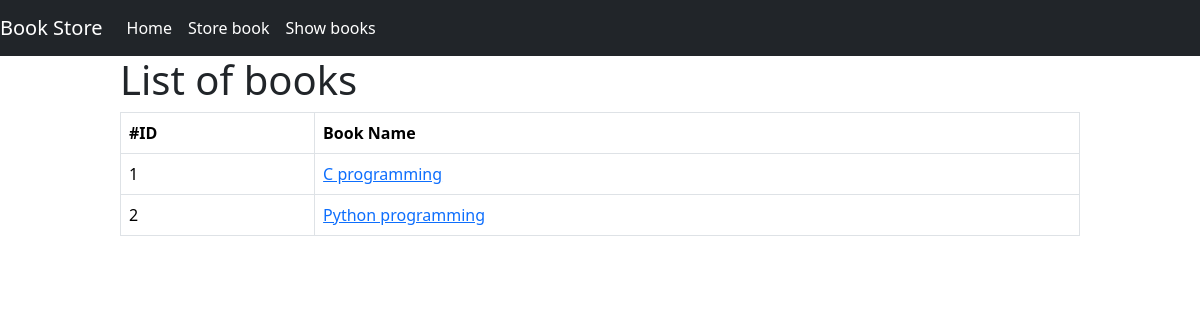
The page /show_books/ on the database as committed earlier.
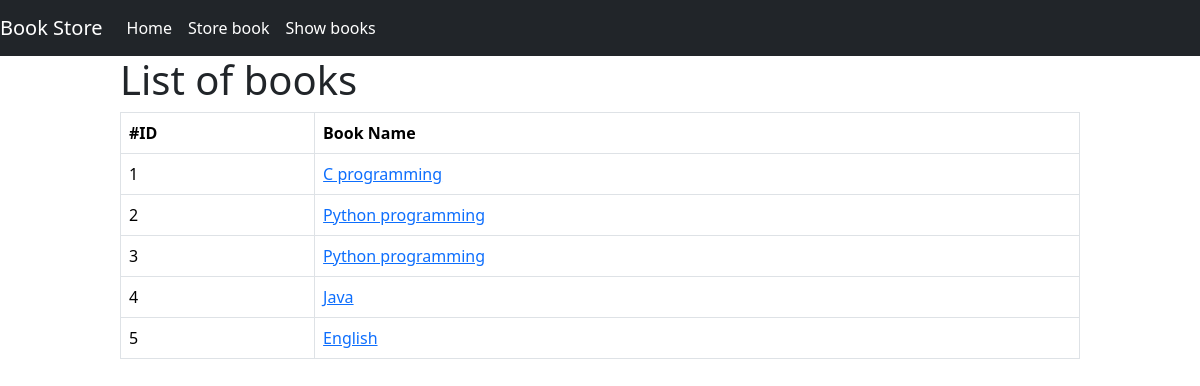
The same page on the database as committed later.
### book/models.py (models this page shows)
class BookStoreModel(models.Model):
      CATEGORY = (
                        ('Mystery','Mystery'),
                        ('Thriller', 'Thriller'),
                        ('Sci-fi', 'Sci-fi'),
                        ('Humor', 'Humor'),
                        ('Horror','Horror'),
      )
      id = models.IntegerField(primary_key=True)
      book_name = models.CharField(max_length=30)
      author =models.CharField(max_length=30)
      category = models.CharField(max_length=30, choices=CATEGORY)
      first_pub = models.DateTimeField(auto_now_add=True)
      last_pub = models.DateTimeField(auto_now=True)

### book/views.py (the view)
# urls.py: path('show_books/',views.BookListView.as_view(),name='show_books'),
class BookListView(ListView):
      model = BookStoreModel
      template_name ='show_book.html'
      context_object_name = 'data'

### book/templates/show_book.html (shortened to what this page needs)
{% extends 'base.html' %}
{% block content%}
<div style="width:80%; margin:auto;">
      <h1>List of books </h1>
      {% if data %}
      <table class="table table-bordered">
            <thead>
              <tr>
                <th scope="col">#ID</th>
                <th scope="col">Book Name</th>
              </tr>
            </thead>
            <tbody>
                  {% for item in data%}
                  <tr>
                        <td>{{item.id}}</td>
                        <td><a href="{% url 'book_details' item.id %}"> {{item.book_name}} </a></td>
                      </tr>
                  {% endfor %}
            </tbody>
          </table>
          {% else %}
          <h3>No data available.</h3>
          {% endif %}
</div>
{% endblock %}

### book/templates/base.html (shortened to what this page needs)
<!DOCTYPE html>
<html lang="en">
      <head>
            <link href="https://cdn.jsdelivr.net/npm/bootstrap@5.3.3/dist/css/bootstrap.min.css" rel="stylesheet">
      </head>
      <body>
        <nav class="navbar navbar-expand-lg bg-dark text-white">
          <a class="navbar-brand text-white" href="#">Book Store</a>
          <div class="collapse navbar-collapse" id="navbarNavAltMarkup text-white ">
            <div class="navbar-nav text-white">
              <a class="nav-item nav-link active text-white" href="#">Home </a>
              <a class="nav-item nav-link text-white" href="{% url 'storebook' %}">Store book</a>
              <a class="nav-item nav-link text-white" href="{% url 'show_books' %}">Show books</a>
            </div>
          </div>
        </nav>
        {% load crispy_forms_tags %}
                {% block content %} {% endblock %}
      </body>
      </html>

Rows that differ between the two databases and show on the page:
added BookStoreModel: id "3", book_name "Python programming"
added BookStoreModel: id "4", book_name "Java"
added BookStoreModel: id "5", book_name "English"
